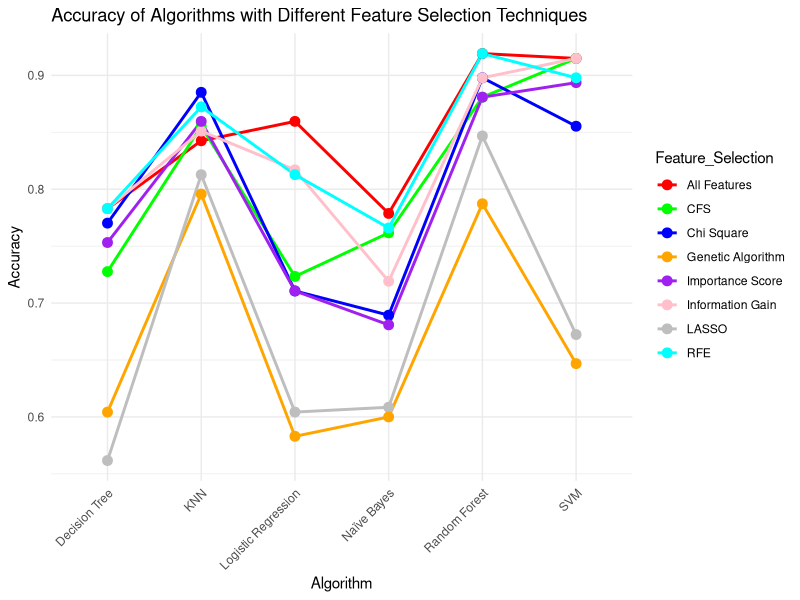

The R script that drew this image:
# Load necessary library
library(ggplot2)

# Create data frame with accuracies for each algorithm and feature selection technique
data <- data.frame(
  Algorithm = rep(c("Decision Tree", "Random Forest", "KNN", "Logistic Regression", "Naïve Bayes", "SVM"), 8),
  Feature_Selection = rep(c("All Features", "CFS", "Chi Square", "Information Gain", "LASSO", "Genetic Algorithm", "Importance Score", "RFE"), each = 6),
  Accuracy = c(
    0.782978723, 0.919148936, 0.842553191, 0.859574468, 0.778723404, 0.914893617,
    0.727659574, 0.880851064, 0.855319149, 0.723404255, 0.761702128, 0.914893617,
    0.770212766, 0.89787234, 0.885106383, 0.710638298, 0.689361702, 0.855319149,
    0.782978723, 0.89787234, 0.85106383, 0.817021277, 0.719148936, 0.914893617,
    0.561702128, 0.846808511, 0.812765957, 0.604255319, 0.608510638, 0.672340426,
    0.604255319, 0.787234043, 0.795744681, 0.582978723, 0.6, 0.646808511,
    0.753191489, 0.880851064, 0.859574468, 0.710638298, 0.680851064, 0.893617021,
    0.782978723, 0.919148936, 0.872340426, 0.812765957, 0.765957447, 0.89787234
  )
)

# Define colors
colors <- c("red", "green", "blue", "orange", "purple", "pink", "gray", "cyan")

# Create the plot
plot <- ggplot(data, aes(x = Algorithm, y = Accuracy, group = Feature_Selection, color = Feature_Selection)) +
  geom_line(size = 1) +
  geom_point(size = 3) +
  scale_color_manual(values = colors) +
  labs(title = "Accuracy of Algorithms with Different Feature Selection Techniques",
       x = "Algorithm",
       y = "Accuracy") +
  theme_minimal() +
  theme(axis.text.x = element_text(angle = 45, hjust = 1))

# Print the plot
print(plot)
